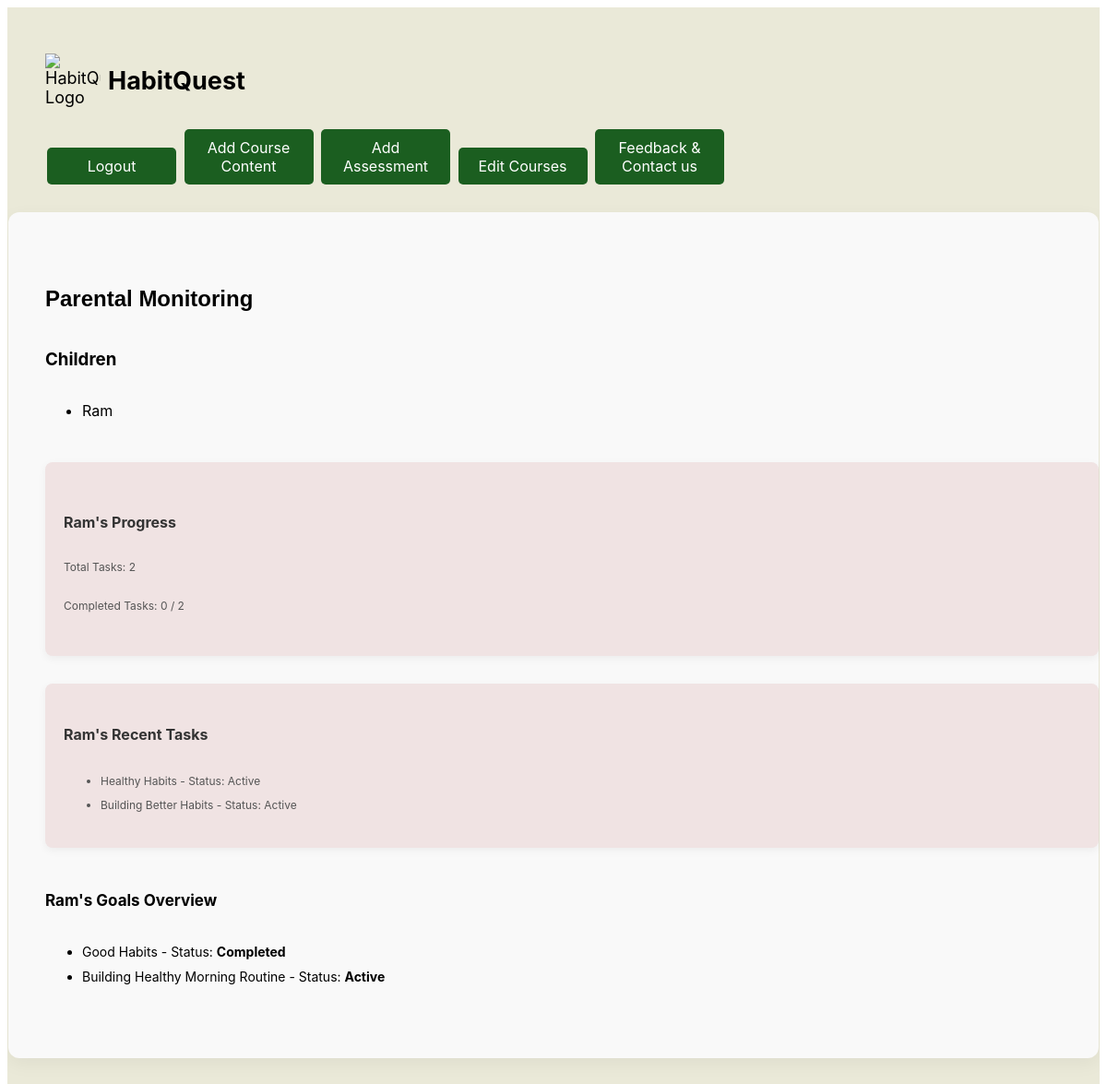
The app's page /parental_monitoring (signed in) with its own data.
### tables this page shows
CREATE TABLE Users (
    user_id INTEGER PRIMARY KEY AUTOINCREMENT,
    name TEXT NOT NULL,
    email TEXT NOT NULL UNIQUE,
    password TEXT NOT NULL, -- This should be hashed
    registration_date TEXT DEFAULT CURRENT_TIMESTAMP,
    parent_id INTEGER,  -- Foreign key to parents table
    date_of_birth TEXT NOT NULL,  -- Child's date of birth
    gender TEXT,  -- Optional: to specify the child's gender,
    phone TEXT,
    FOREIGN KEY (parent_id) REFERENCES Parents(id) ON DELETE SET NULL
);

CREATE TABLE Tasks (
        task_id INTEGER PRIMARY KEY AUTOINCREMENT,
        content_id INTEGER,
        user_id INTEGER,  -- User ID to track task ownership
        task_name TEXT NOT NULL,
        due_date TEXT,
        status TEXT CHECK(status IN ('Completed', 'Pending','Active')),
        completion_date TEXT,
        time_spent INTEGER,
        reward_earned TEXT,
        FOREIGN KEY(user_id) REFERENCES Users(user_id) ON DELETE CASCADE
    );

CREATE TABLE Goals (
        goal_id INTEGER PRIMARY KEY AUTOINCREMENT,
        user_id INTEGER NOT NULL,
        goal_description TEXT NOT NULL,
        target_date TEXT NOT NULL,
        status TEXT CHECK(status IN ('Active', 'Achieved', 'Pending', 'Failed','Completed')) DEFAULT 'Active',
        created_at TEXT DEFAULT CURRENT_TIMESTAMP,
        FOREIGN KEY(user_id) REFERENCES Users(user_id) ON DELETE CASCADE
    );

### app.py (the view)
@app.route('/parental_monitoring')
def parental_monitoring():
    print("Session data:", session)  # Debugging session data
    if 'parent_id' not in session:
        return redirect(url_for('login'))  # Redirect to login if not logged in
    parent_id = session['parent_id']
    print("Parent ID:", parent_id)  # Debugging parent_id
    conn = get_db_connection()
    cursor = conn.cursor()
    cursor.execute('''SELECT * FROM Users WHERE parent_id = ?''', (parent_id,))
    users = cursor.fetchall()
    all_user_tasks = []
    all_user_goals = []
    for user in users:
        user_id = user['user_id']
        cursor.execute('''SELECT task_name, due_date, status, completion_date FROM Tasks WHERE user_id = ?''', (user_id,))
        tasks = cursor.fetchall()
        all_user_tasks.append({'user': user, 'tasks': tasks})
        cursor.execute('''SELECT goal_description, target_date, status FROM Goals WHERE user_id = ?''', (user_id,))
        goals = cursor.fetchall()
        all_user_goals.append({'user': user, 'goals': goals})
        print(users)
    conn.close()
    return render_template('parental_monitoring.html', all_user_tasks=all_user_tasks, all_user_goals=all_user_goals, users=users,parent_id=parent_id)

### app.py (called while the page is built)
def get_db_connection():
    conn = sqlite3.connect('habit_tracker.db',timeout=10)
    conn.row_factory = sqlite3.Row  # To fetch rows as dictionaries
    return conn

### templates/parental_monitoring.html (shortened to what this page needs)
<!DOCTYPE html>
<html lang="en">
<head>
</head>
<body>
  <section class="parental-monitoring">
      <header class="logo-container">
          <img src="https://cdn.builder.io/api/v1/image/assets/TEMP/eb1830b5454e0074642c040444e16c8b4efe38cc3a5289983eba32e185b3736b?placeholderIfAbsent=true&apiKey=aa3f52c3f2244f6ca05b5f4f61461c10" alt="HabitQuest Logo" class="logo" />
          <h1 class="app-name">HabitQuest</h1>
      </header>
      <br>
      <div class="button-container">
          <a href="{{ url_for('logout') }}" class="button">Logout</a>
          <a href="{{ url_for('add_course_content') }}" class="button">Add Course Content</a>
          <a href="{{ url_for('add_assessment') }}" class="button">Add Assessment</a>
          <a href="{{ url_for('show_courses', parent_id=parent_id) }}" class="button">Edit Courses</a>
          <a href="{{ url_for('feedback') }}" class="button">Feedback & Contact us</a>
      </div>
      <main class="monitoring-content">
        <h2 class="section-title">Parental Monitoring</h2>
        <h3>Children </h3>
        <ul>
          {% for user in users %}
              <li>{{ user['name'] }}</li>
          {% endfor %}
      </ul>
        {% for user_data in all_user_tasks %}
            <section class="progress-card">
                <h3 class="card-title">{{ user_data.user['name'] }}'s Progress</h3>
                <p class="progress-item">Total Tasks: {{ user_data.tasks | length }}</p>
                <p class="progress-item">Completed Tasks: {{ user_data.tasks | selectattr('status', 'equalto', 'Completed') | list | length }} / {{ user_data.tasks | length }}</p>
            </section>
            <section class="activity-card">
                <h3 class="card-title">{{ user_data.user['name'] }}'s Recent Tasks</h3>
                <ul class="activity-list">
                    {% for task in user_data.tasks %}
                        <li class="activity-item">
                            {{ task.task_name }} - Status: {{ task.status }}
                        </li>
                    {% endfor %}
                </ul>
            </section>
        {% endfor %}
        {% for user_data in all_user_goals %}
            <section class="goals-overview">
                <h3 class="goals-title">{{ user_data.user['name'] }}'s Goals Overview</h3>
                <ul class="goals-list">
                    {% for goal in user_data.goals %}
                        <li class="goal-item">
                            {{ goal.goal_description }} - Status: <span class="goal-status">{{ goal.status }}</span>
                        </li>
                    {% endfor %}
                </ul>
            </section>
        {% endfor %}
    </main>
  </section>
</body></html>

### templates/parental_monitoring.html (style rules this page uses)
.parental-monitoring { background-color: #eae9d8; display: flex; flex-direction: column; overflow: hidden; font-family: Inter, sans-serif; padding: 50px 41px 133px; }
.logo-container { align-self: flex-start; display: flex; gap: 8px; font-size: 18px; color: #000; }
.logo { aspect-ratio: 1.05; object-fit: contain; object-position: center; width: 60px; }
.app-name { margin: auto 0; }
.monitoring-content { border-radius: 12px; background-color: #f9f9f9; box-shadow: 0 6px 20px rgba(0, 0, 0, 0.05); align-self: center; display: flex; margin-top: 26px; width: 100%; max-width: 1264px; flex-direction: column; padding: 60px 40px 56px; }
.section-title { width: 100%; padding-bottom: 1px; color: #000; font: 700 24px Poppins, sans-serif; }
.progress-card { border-radius: 8px; background-color: #f0e3e3; box-shadow: 0 3px 10px rgba(0, 0, 0, 0.05); display: flex; margin-top: 30px; width: 100%; flex-direction: column; font-size: 12px; color: #555; padding: 39px 20px 34px; }
.card-title { width: 100%; padding-bottom: 1px; font-size: 16px; color: #333; font-weight: 700; }
.progress-item { margin-top: 14px; width: 100%; padding-bottom: 1px; }
.activity-card { border-radius: 8px; background-color: #f0e3e3; box-shadow: 0 3px 10px rgba(0, 0, 0, 0.05); display: flex; margin-top: 30px; width: 100%; flex-direction: column; padding: 29px 20px 26px; }
.activity-list { display: flex; margin-top: 16px; width: 100%; flex-direction: column; font-size: 12px; color: #555; }
.activity-item { width: 100%; padding-bottom: 1px; margin-top: 10px; }
.activity-item:first-child { margin-top: 0; }
.goals-overview { display: flex; margin-top: 30px; width: 100%; flex-direction: column; color: #000; }
.goals-title { width: 100%; padding-bottom: 1px; font-size: 17px; font-weight: 700; }
.goals-list { display: flex; margin-top: 19px; width: 100%; padding-left: 40px; flex-direction: column; font-size: 14px; }
.goal-item { margin-bottom: 10px; }
.goal-status { font-weight: 700; }
.button { background-color: #1B5E20; color: white; padding: 10px 20px; text-align: center; text-decoration: none; display: inline-block; font-size: 16px; margin: 4px 2px; border: none; border-radius: 5px; width: 100px; cursor: pointer; transition: background-color 0.3s; }

### records on screen
Users: name "Ram", user.name "Ram", user.name "Ram", user.name "Ram"
Tasks: task_name "Healthy Habits", status "Active"
Tasks: task_name "Building Better Habits", status "Active"
Goals: goal_description "Good Habits", status "Completed"
Goals: goal_description "Building Healthy Morning Routine", status "Active"

### other values on screen
{{ user_data.tasks | length }} "2"
